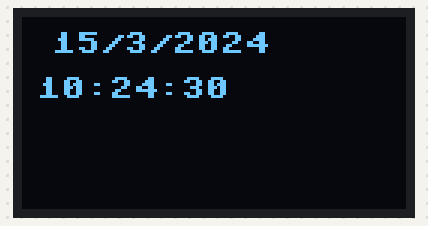
The program below on a simulated Raspberry Pi Pico running MicroPython. Shown: 128×64 one-colour display. The clock reads 2024-03-15 10:24:30 at power-on unless the program sets it; library files of the repository ran but are not shown: ds1302.py, ssd1306.py; what the program prints to the serial console is not drawn.

Above: at 0.2 s.
At 4.4 s:
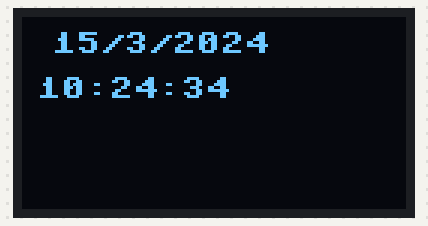
At 7.5 s:
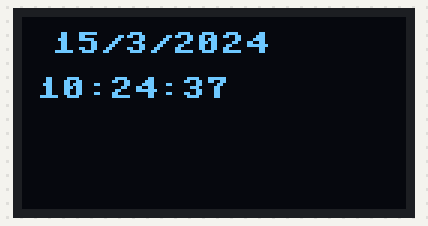
At 19.1 s:
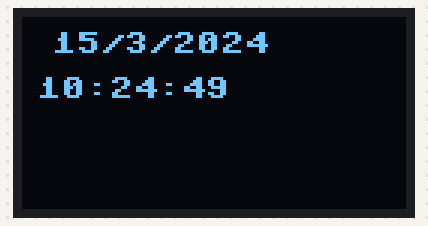
At 28.6 s:
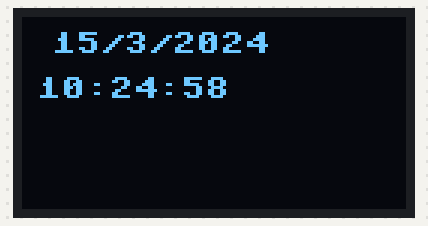
At 38.1 s:
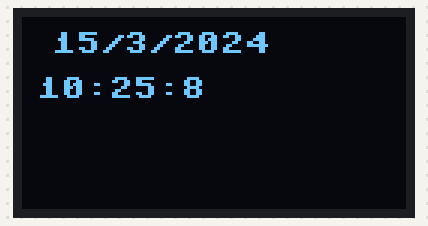

The program:

main.py
```python
from machine import Pin,I2C
import ds1302
from ssd1306 import SSD1306_I2C
import utime

pix_res_x = 128
pix_res_y = 64

ds = ds1302.DS1302(Pin(0),Pin(1),Pin(2))

def init_i2c(scl_pin, sda_pin):
    # Initialize I2C device
    i2c_dev = I2C(1, scl=Pin(scl_pin), sda=Pin(sda_pin), freq=200000)
    i2c_addr = [hex(ii) for ii in i2c_dev.scan()]

    if not i2c_addr:
        print('No I2C Display Found')
        sys.exit()
    else:
        print("I2C Address      : {}".format(i2c_addr[0]))
        print("I2C Configuration: {}".format(i2c_dev))

    return i2c_dev


def display_text(oled):
    # Display text on the OLED
    while True:
      arr_date = ds.date_time()
      str_date_first = f"{arr_date[2]}/{arr_date[1]}/{arr_date[0]}"
      str_date_second = f"{arr_date[4]}:{arr_date[5]}:{arr_date[6]}"
      oled.fill(0) #заполняет экран черным цветом
      oled.text(str_date_first, 10, 5)
      oled.text(str_date_second, 5, 20)
      oled.show()
      utime.sleep_ms(1000)

     #print(ds.date_time())


def clock():
    #ds.date_time([2023, 12, 6, 3, 22, 52, 40, 0]) # set datetime.

    while True:
     print(ds.date_time()) # returns the current datetime.
     utime.sleep_ms(10000)

    #ds.hour() # returns hour.
    #print(ds.minute())
    #ds.second(10) # set second to 10.

def main():

    i2c_dev = init_i2c(scl_pin=27, sda_pin=26)
    oled = SSD1306_I2C(pix_res_x, pix_res_y, i2c_dev)
    display_text(oled)


if __name__ == '__main__':
    main()
```

Measured:
- what the display in image 0 shows lasts 1.1 s, from 0.1 s to 1.2 s
